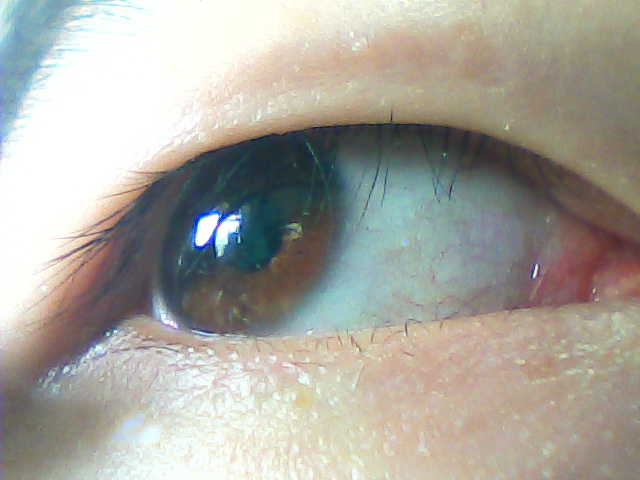
#> input picture eyes/eye4.jpg, 640 x 480 px, found by its file name
$ python gaze_tracking.py   (older library calls are emulated)
#> lines starting #> are read from the running program, lines starting #| are printed output that depends on the picture; after the words box and inside, x2 and y2 are one past the last pixel; in counts of white or black regions, pixels touching at a corner belong together
import cv2
import numpy as np


class GazeTracking(object):

    def __init__(self, frame, average_iris_size = 0.20):
        self.frame = frame
        self.average_iris_size = average_iris_size

    @staticmethod
    def pupil_size(iris_frame):
        """
        返回虹膜占据眼睛的表面空间的百分比。
        """
        height, width = iris_frame.shape[:2]
        nb_pixels = height * width
        nb_blacks = nb_pixels - cv2.countNonZero(iris_frame)  # 虹膜像素数
        return nb_blacks / nb_pixels

    @staticmethod
    def image_processing(frame, threshold):
        # 双边滤波 邻域直径:10，空间高斯函数标准差:15，灰度值相似性高斯函数标准差:15
        new_frame = cv2.bilateralFilter(frame, 10, 15, 15)

        # 腐蚀
        # iteration的值越高，模糊程度(腐蚀程度)就越高呈正相关关系
        # 感觉不用 腐蚀 的话，识别度跟高
        # kernel = np.ones((3, 3), np.uint8)
        # new_frame = cv2.erode(new_frame, kernel, iterations=3)
        # cv2.imwrite("data/eye_frame_bilateralFilter_erode.jpg", new_frame)

        new_frame = cv2.threshold(new_frame, threshold, 255, cv2.THRESH_BINARY)[1]

        return new_frame

    def find_best_threshold(self, frame):
        trials = {}

        for threshold in range(30, 100, 2):
            iris_frame = self.image_processing(frame, threshold)
            trials[threshold] = self.pupil_size(iris_frame)

        # 以 abs(iris_size - average_iris_size) 为关键，求最小项
        best_threshold, iris_size = min(trials.items(), key=(lambda p: abs(p[1] - self.average_iris_size)))

        return best_threshold

    def pretreat(self):
        # 裁切图片
        height, width = self.frame.shape[:2]
        self.frame = self.frame[100:height-100, 100:width-50]

        # 缩小尺寸
        self.frame = cv2.resize(self.frame, (int(width / 10), int(height / 10)))

        # 灰度化，双边滤波
        gray = cv2.cvtColor(self.frame, cv2.COLOR_BGR2GRAY)
        new_frame = cv2.bilateralFilter(gray, 10, 15, 15)
        cv2.imshow("bilateralFilter", new_frame)
        return new_frame

    @staticmethod
    def add_border(new_frame):
        # 加白边
        height, width = new_frame.shape[:2]
        white_l = 255 * np.ones((height, 2), np.uint8)  # 白底左右
        white_t = 255 * np.ones((2, width + 4), np.uint8)  # 白底上下

        new_frame = np.concatenate((new_frame, white_l), axis=1)
        new_frame = np.concatenate((white_l, new_frame), axis=1)
        new_frame = np.concatenate((new_frame, white_t), axis=0)
        new_frame = np.concatenate((white_t, new_frame), axis=0)

        return new_frame

    @staticmethod
    def find_iris_cnt(new_frame):
        # 从二值化虹膜图像中找出轮廓
        _, contours, _ = cv2.findContours(new_frame, cv2.RETR_TREE, cv2.CHAIN_APPROX_NONE)
        # 将找出的轮廓按面积排序
        contours = sorted(contours, key=cv2.contourArea)
        # 虹膜即为面积第二大的
        iris_cnt = contours[-2]

        # 提取轮廓面积前2大的
        iris_frame = cv2.cvtColor(new_frame.copy(), cv2.COLOR_BAYER_GR2BGR)
        imag_2 = cv2.drawContours(iris_frame.copy(), [contours[-2]], 0, (0, 255, 0), 2)
        imag_1 = cv2.drawContours(iris_frame.copy(), [contours[-1]], 0, (255, 0, 0), 2)
        cv2.imshow("contours_2", imag_2)
        # cv2.imshow("contours_1", imag_1)

        return iris_cnt

    def detect_iris(self, iris_cnt):
        self.x, self.y = 0, 0
        # 计算质心
        try:
            # 提取轮廓几何特征，计算质心
            moments = cv2.moments(iris_cnt)
            self.x = int(moments['m10'] / moments['m00']) - 2
            self.y = int(moments['m01'] / moments['m00']) + 2
        except (IndexError, ZeroDivisionError):
            pass

        # 画十字标
        color = (0, 255, 0)

        cv2.line(self.frame, (self.x - 3, self.y), (self.x + 3, self.y), color, thickness=2)
        cv2.line(self.frame, (self.x, self.y - 3), (self.x, self.y + 3), color, thickness=2)
        cv2.imshow("target", self.frame)

    def analyze(self):
        new_frame = self.pretreat()
        best_threshold = self.find_best_threshold(new_frame)
        print("best_threshold:", best_threshold)

        new_frame = cv2.threshold(new_frame, best_threshold, 255, cv2.THRESH_BINARY)[1]
        cv2.imshow("binary image", new_frame)

        new_frame = self.add_border(new_frame)
        iris_cnt = self.find_iris_cnt(new_frame)
        self.detect_iris(iris_cnt)


if __name__ == '__main__':
    frame = cv2.imread("eyes/eye4.jpg")
#> frame is the input picture: shape (480, 640, 3); mean B, G, R 157.7, 166, 168.2

    gaze = GazeTracking(frame)
    gaze.analyze()
#> in pretreat, `self.frame = self.frame[100:height-100, 100:width-50]`:
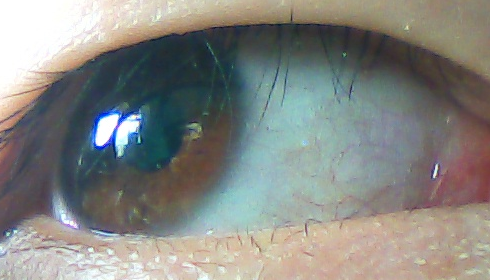
#> self.frame: shape (280, 490, 3); mean B, G, R 130.6, 134.8, 133.3
#> the loop in find_best_threshold, `for threshold in range(30, 100, 2):` made 35 passes
#> nb_blacks in pupil_size on passes 1 to 12: 0, 0, 0, 0, 0, 0, 0, 0, 0, 29, 66, 98
#> pass 1, in image_processing, `new_frame = cv2.bilateralFilter(frame, 10, 15, 15)`:
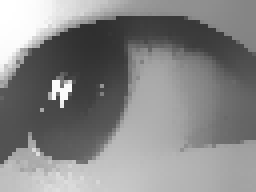
#> new_frame: shape (48, 64) (shown 4 times larger); min 47, max 255, mean 133.8
#> after the loop in find_best_threshold, `for threshold in range(30, 100, 2):`:
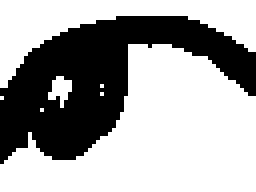
#> iris_frame: shape (48, 64) (shown 4 times larger); 64.3% white; 1 black region, box (x1, y1, x2, y2) and area: (0, 4, 64, 41) 1097
#> after the loop in find_best_threshold, `for threshold in range(30, 100, 2):`: trials = 35 items
#> in find_best_threshold, `best_threshold, iris_size = min(trials.items(), key=(lambda p: abs(p[1..`: best_threshold = 74; iris_size = 0.203
#> in analyze, `best_threshold = self.find_best_threshold(new_frame)`: best_threshold = 74
#| best_threshold: 74
#> in analyze, `new_frame = cv2.threshold(new_frame, best_threshold, 255, cv2.THRESH_B..`: new_frame: shape (48, 64); 80.1% white; 1 black region, box (x1, y1, x2, y2) and area: (6, 4, 61, 33) 610
#> in add_border, `new_frame = np.concatenate((white_l, new_frame), axis=1)`: new_frame: shape (48, 68); 81.3% white; 1 black region, box (x1, y1, x2, y2) and area: (8, 4, 63, 33) 610
#> in add_border, `new_frame = np.concatenate((white_t, new_frame), axis=0)`:
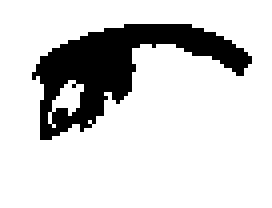
#> new_frame: shape (52, 68) (shown 4 times larger); 82.7% white; 1 black region
#> in find_iris_cnt, `_, contours, _ = cv2.findContours(new_frame, cv2.RETR_TREE, cv2.CHAIN_..`: contours = 4 contours, 1 with area under 20; largest, box (x1, y1, x2, y2) and area: (0, 0, 68, 52) 3417, (7, 5, 64, 36) 730, (12, 20, 21, 32) 30
#> in find_iris_cnt, `iris_cnt = contours[-2]`: iris_cnt = contour of 152 points, box (x1, y1, x2, y2) (7, 5, 64, 36), area 730
#> in find_iris_cnt, `imag_1 = cv2.drawContours(iris_frame.copy(), [contours[-1]], 0, (255, ..`:
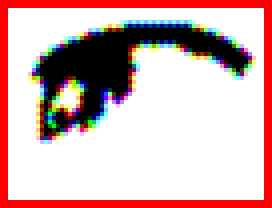
#> imag_1: shape (52, 68, 3) (shown 4 times larger); mean R, G, B 210.6, 178, 177.1
#> in detect_iris, `moments = cv2.moments(iris_cnt)`: moments = moments, m00 730, centre m10/m00, m01/m00 = (28.3, 16.85)
#> in detect_iris, `self.x = int(moments['m10'] / moments['m00']) - 2`: self.x = 26
#> in detect_iris, `self.y = int(moments['m01'] / moments['m00']) + 2`: self.y = 18
#> in detect_iris, `cv2.line(self.frame, (self.x - 3, self.y), (self.x + 3, self.y), color..`:
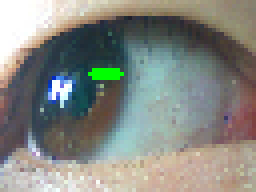
#> self.frame: shape (48, 64, 3) (shown 4 times larger); mean B, G, R 130, 136, 132.9
#> in detect_iris, `cv2.line(self.frame, (self.x, self.y - 3), (self.x, self.y + 3), color..`:
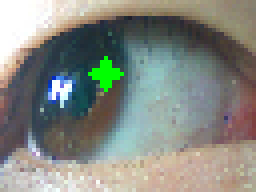
#> self.frame: shape (48, 64, 3) (shown 4 times larger); 0.46% of pixels changed, all inside (x1, y1, x2, y2) = (25, 14, 28, 23)
    print(gaze.x, gaze.y)
#| 26 18

    cv2.waitKey(0)
    cv2.destroyAllWindows()

$ run again, with eyes/eye101.jpg copied over eyes/eye4.jpg
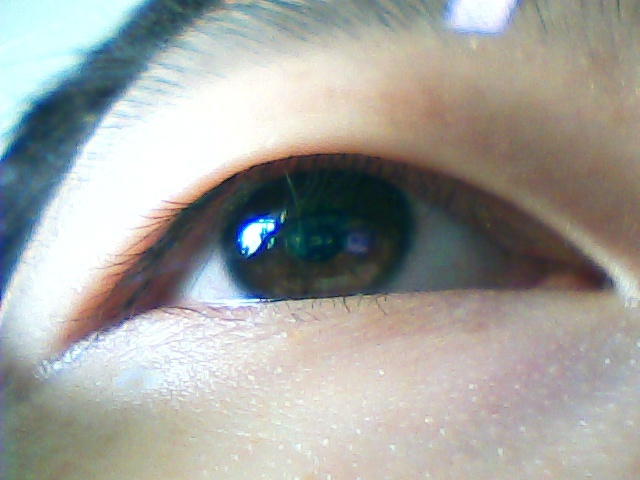
#> input picture eyes/eye101.jpg, 640 x 480 px, found by its file name
#> frame is the input picture: shape (480, 640, 3); mean B, G, R 158.2, 162.6, 161.9
#> the loop in find_best_threshold, `for threshold in range(30, 100, 2):` made 35 passes
#> nb_blacks in pupil_size on passes 1 to 8: 56, 101, 141, 179, 220, 255, 290, 314
#> pass 1, in image_processing, `new_frame = cv2.threshold(new_frame, threshold, 255, cv2.THRESH_BINARY..`:
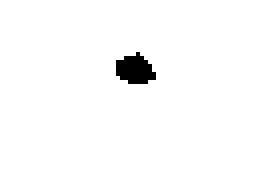
#> new_frame: shape (48, 64) (shown 4 times larger); 98.2% white; 1 black region, box (x1, y1, x2, y2) and area: (29, 13, 39, 21) 56
#> after the loop in find_best_threshold, `for threshold in range(30, 100, 2):`: trials = 35 items
#> in find_best_threshold, `best_threshold, iris_size = min(trials.items(), key=(lambda p: abs(p[1..`: best_threshold = 56; iris_size = 0.186
#> in analyze, `best_threshold = self.find_best_threshold(new_frame)`: best_threshold = 56
#| best_threshold: 56
#> contours = 5 contours, 3 with area under 20; largest, box (x1, y1, x2, y2) and area: (0, 0, 68, 52) 3417, (13, 10, 63, 36) 694
#> in find_iris_cnt, `iris_cnt = contours[-2]`: iris_cnt = contour of 133 points, box (x1, y1, x2, y2) (13, 10, 63, 36), area 694
#> moments = moments, m00 693.5, centre m10/m00, m01/m00 = (34.24, 22.02)
#> self.x = 32
#> self.y = 24
#> in detect_iris, `cv2.line(self.frame, (self.x, self.y - 3), (self.x, self.y + 3), color..`:
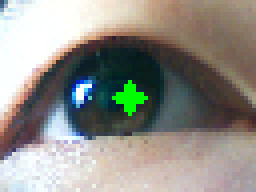
#> self.frame: shape (48, 64, 3) (shown 4 times larger); mean B, G, R 136.3, 143.1, 144.9
#| 32 24
